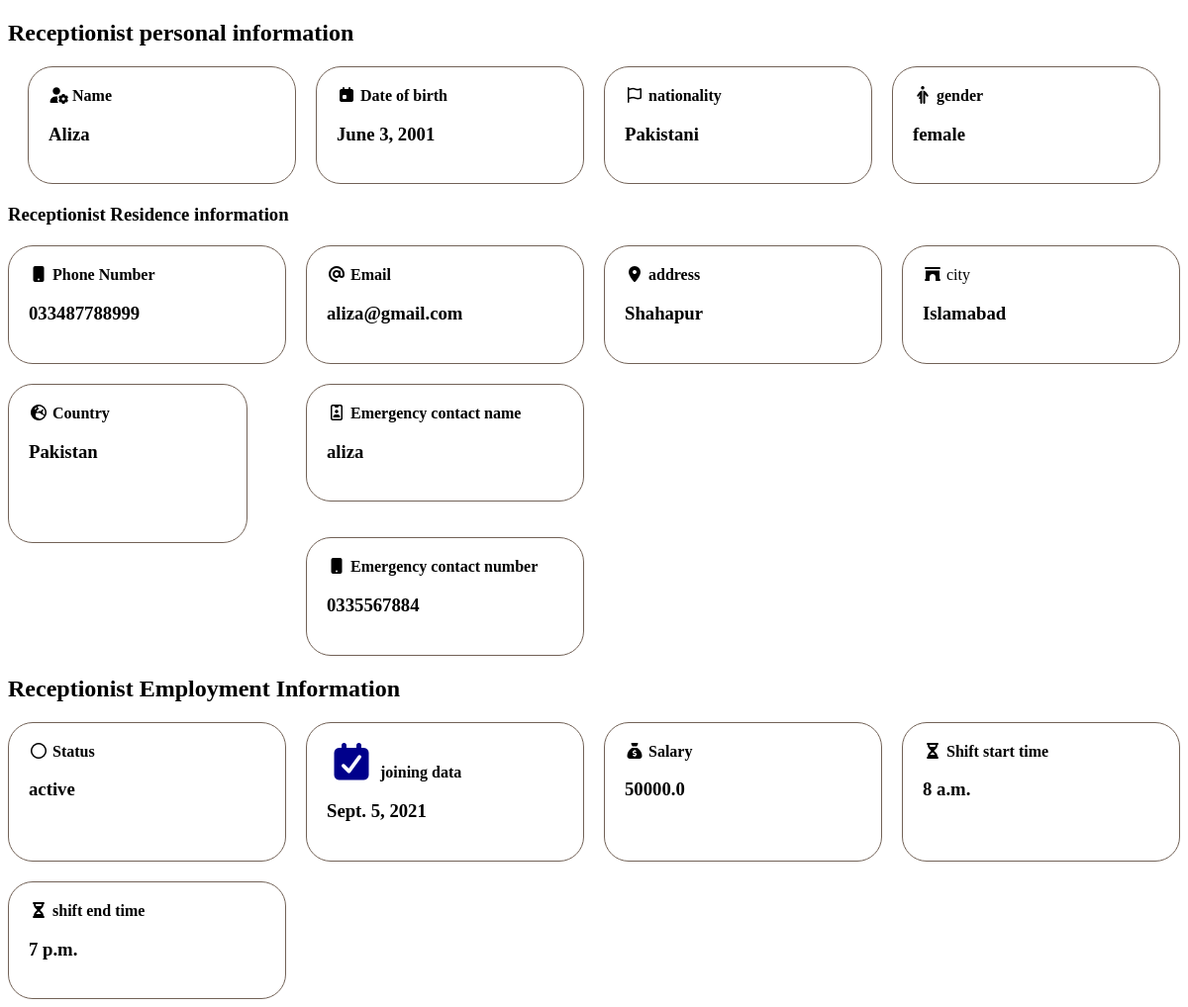
Page /ShowReceoOerData/ (signed in) on the committed database.
### Hospital_app/models.py (models this page shows)
class recep_person_info(models.Model):
    full_name=models.CharField(max_length=200)
    date_of_birth=models.DateField()
    gender=models.CharField(max_length=50)
    nationality=models.CharField(max_length=100)
    def __str__(self):
        return self.full_name

class recep_contact_info(models.Model):
    recep_id=models.ForeignKey(recep_person_info,on_delete=models.CASCADE,null=True,blank=True)
    phone_number=models.CharField(max_length=200)
    email=models.EmailField()
    address=models.CharField(max_length=200)
    city=models.CharField(max_length=200)
    country=models.CharField(max_length=200)
    emergency_contact_name=models.CharField(max_length=200)
    emergency_contact_number=models.CharField(max_length=200)
    def __str__(self):
        return self.phone_number

class recep_employ_info(models.Model):
    sec_id=models.ForeignKey(recep_person_info,on_delete=models.CASCADE,null=True,blank=True)
    joining_date=models.DateField()
    department=models.CharField(max_length=200,null=True,blank=True)
    salary=models.FloatField()
    status=models.CharField(max_length=150)
    desk_number=models.IntegerField()
    shift_start_time=models.TimeField()
    shift_end_time=models.TimeField()
    def __str__(self):
        return self.status

### Hospital_app/views.py (the view)
# urls.py: path('ShowReceoOerData/',ShowReceoOerData,name="ShowReceoOerData"),
def ShowReceoOerData(request):
     id=request.session.get("recep_id")
     per_datas=recep_person_info.objects.filter(id=id)
     contact_data=recep_contact_info.objects.filter(recep_id=id)
     emp_data=recep_employ_info.objects.filter(sec_id=id)
     return render(request,"showRecepPerData.html",{"per_data":per_datas,"contact_data":contact_data,"emp_data":emp_data})

### templates/showRecepPerData.html (shortened to what this page needs)
<!DOCTYPE html>
<html lang="en">
<head>
    {% load static %}
    <link rel="stylesheet" href="{% static 'style.CSS' %}">
    <link rel="stylesheet" href="https://cdnjs.cloudflare.com/ajax/libs/font-awesome/7.3.1/css/all.min.css" />
</head>
<body>
    {% for data in per_data %}
    <h2>Receptionist personal information</h2>
    <div id="nurseperdata">
        <div id="recepname">
        <strong><i class="fa-solid fa-user-gear"></i>  Name </strong>
        <h3>{{data}}</h3>
        </div>
        <div id="recpBirthOfDate">
        <strong><i class="fa-solid fa-calendar-day"></i>  Date of birth</strong>
        <h3> {{data.date_of_birth}}</h3>
        </div><div id="recepnation">
        <strong><i class="fa-regular fa-flag"></i>  nationality</strong>
        <h3> {{data.nationality}}</h3>
        </div>
        <div id="recepgender">
        <strong><i class="fa-solid fa-person-half-dress"></i> gender</strong>
        <h3>{{data.gender}}</h3>
        </div>
    </div>
    {% endfor %}
    <h3>Receptionist Residence information</h3>
    {% for contact in contact_data %}
    <div id="ContInfo">
        <div id="recepOhNumber">
        <strong><i class="fa-solid fa-mobile-button"></i>  Phone Number </strong>
        <h3>{{contact}}</h3>
        </div>
        <div id="recepEmail">
        <strong><i class="fa-solid fa-at"></i>   Email</strong>
        <h3>{{contact.email}}</h3>
        </div>
        <div id="receAdd">
        <strong><i class="fa-solid fa-location-dot"></i>   address</strong>
        <h3>{{contact.address}}</h3>
        </div>
        <div id="recepCity">
        <storng><i class="fa-solid fa-archway"></i>  city</strong>
        <h3>{{contact.city}}</h3>
        </div>
        <div id="reCountry">
        <strong><i class="fa-solid fa-earth-europe"></i>   Country</storng>
        <h3>{{contact.country}}</h3>
        </div>
        <div id="recepEmCOn">
        <strong><i class="fa-regular fa-id-badge"></i>  Emergency contact name </strong>
        <h3>{{contact.emergency_contact_name}}</h3>
        </div>
        <br><br>
        <div id="recepEmerContnum">
        <strong><i class="fa-solid fa-mobile-button"></i>  Emergency contact number</strong>
        <h3>{{contact.emergency_contact_number}}</h3>
        </div>
    </div>
    {% endfor %}
    {% for emp in emp_data %}
    <h2>Receptionist Employment Information</h2>
    <div id="nurseEmpInfo">
        <div id="recepStat">
        <strong><i class="fa-regular fa-circle"></i> Status</strong>
        <h3>{{emp}}</h3>
        </div>
        <div id="rcepJoinDate">
        <strong><i class="fa-solid fa-calendar-check"></i>  joining data</strong>
        <h3>{{emp.joining_date}}</h3>
        </div>
        <div id="recepSalary">
        <strong><i class="fa-solid fa-sack-dollar"></i>  Salary</strong>
        <h3>{{emp.salary}}</h3>
        </div>
        <div id="recepShiftstrt">
        <strong><i class="fa-solid fa-hourglass-half"></i>  Shift start time</strong>
        <h3>{{emp.shift_start_time}}</h3>
        </div>
        <div id="recepShiftEnd">
        <strong><i class="fa-solid fa-hourglass-half"></i>  shift end time</strong>
        <h3>{{emp.shift_end_time}}</h3>
        </div>
    </div>
    {% endfor %}
</body>
</html>

### rows in the picture
recep_person_info: full_name "Aliza", date_of_birth "June 3, 2001", nationality "Pakistani", gender "female"
recep_contact_info: phone_number "033487788999", email "aliza@gmail.com", address "Shahapur", city "Islamabad", country "Pakistan", emergency_contact_name "aliza", emergency_contact_number "0335567884"
recep_employ_info: status "active", joining_date "Sept. 5, 2021", salary "50000.0", shift_start_time "8 a.m.", shift_end_time "7 p.m."
